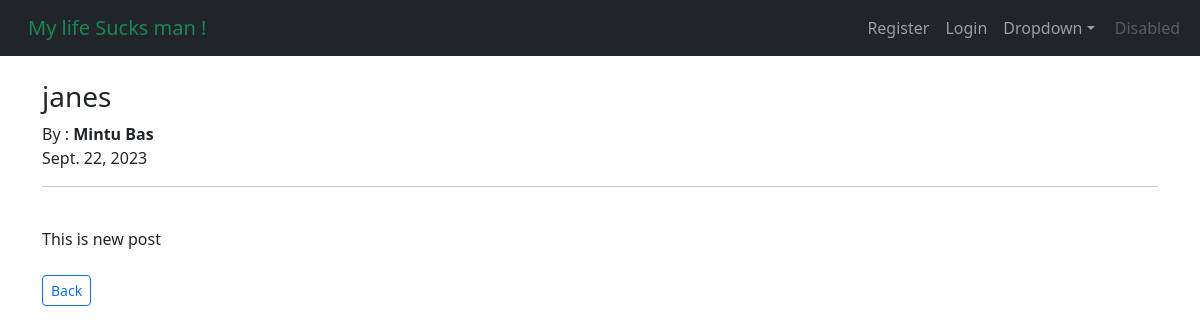
The app's page /article/9 with its own data.
### theblogpost/models.py (models this page shows, shortened)
class Post(models.Model):
    title = models.CharField(max_length=255)
    title_tag = models.CharField(max_length=255, default="Hello wordl buddies !!!")
    author = models.ForeignKey(User, on_delete=models.CASCADE)
    body = RichTextField(blank=True,null=True)
    post_date = models.DateField(auto_now_add=True)

### theblogpost/views.py (the view)
# urls.py: path("article/<int:pk>", DetailsView.as_view(), name="article-detail"),
class DetailsView(DetailView):
    model = Post
    template_name = 'details.html'

### theblogpost/templates/details.html (shortened to what this page needs)
{% extends  'base.html' %}
{% block content  %}
<h3>{{post.title}}</h3>
    By : <strong>{{post.author.first_name}}
    {{post.author.last_name}} </strong>
         <br> {{post.post_date}}
<br/>
<hr>
<br>
{{post.body | safe}}
<br/><br/>
<a href="{%  url 'home' %}" class="btn btn-outline-primary btn-sm"> Back </a>
{% endblock %}

### records on screen
Post: title "janes", author.first_name "Mintu", author.last_name "Bas", post_date "Sept. 22, 2023", body "This is new post"
